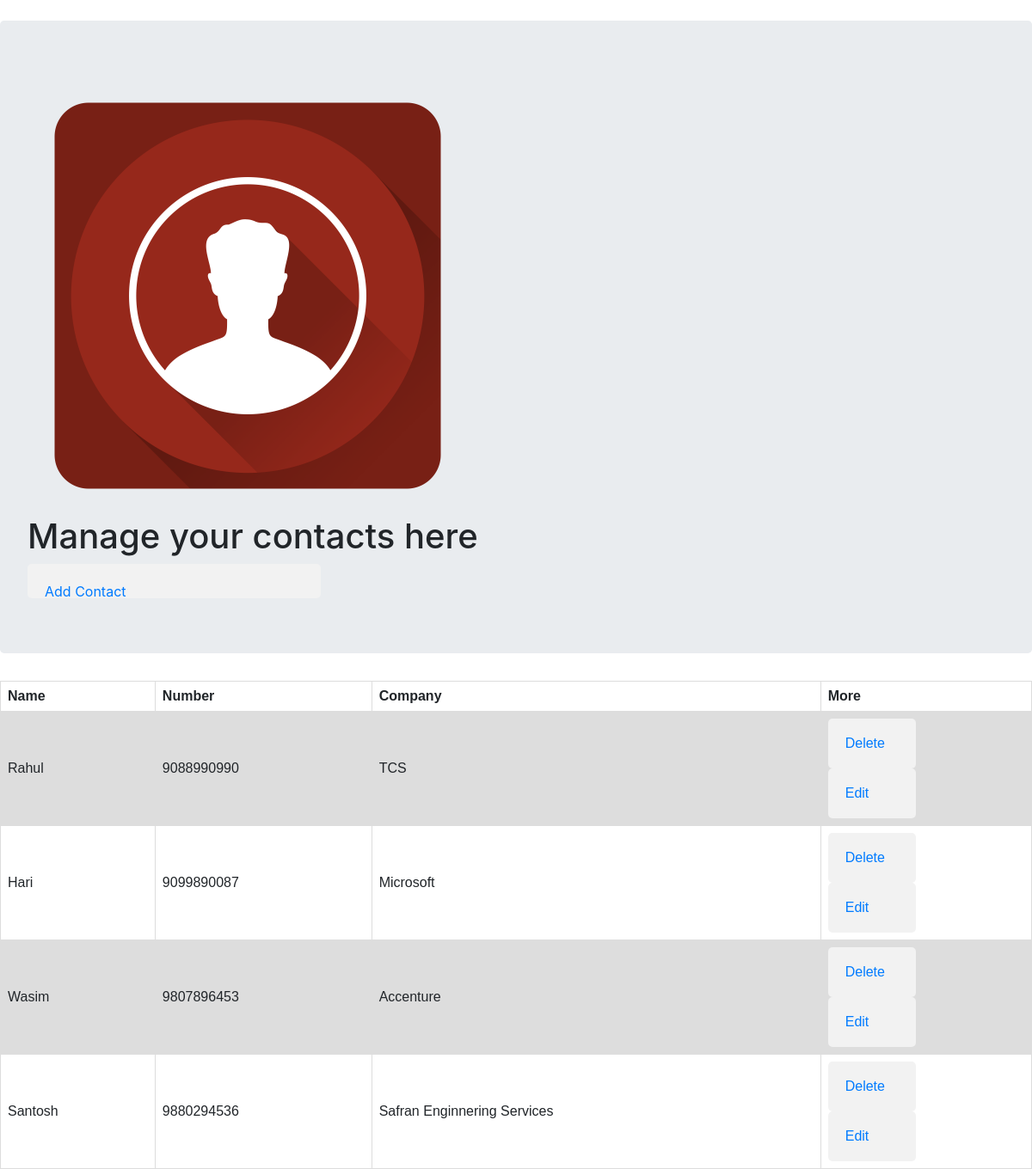
Before: / with the older database file.
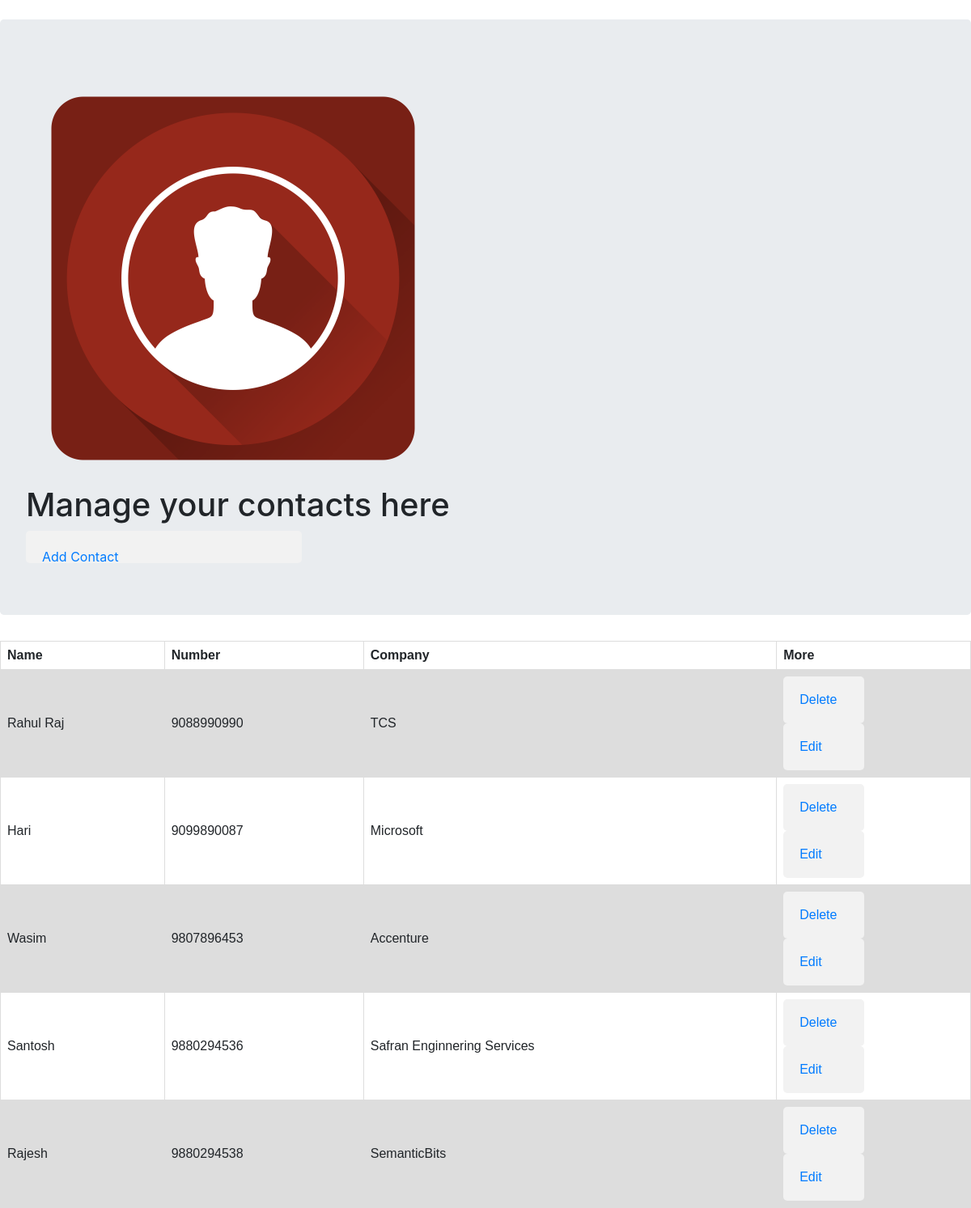
After: the same page with the newer database file.
### Contact/models.py (models this page shows, shortened)
class Contacts(models.Model):
    name = models.CharField(max_length=15, null = False, blank= False)
    Mobnum = models.IntegerField(primary_key=True)
    Company = models.CharField( max_length=15, null = False, blank= False)

### Contact/views.py (the view, shortened to what this page needs)
# urls.py: path('', views.show, name='showit'),
def show(request):
    if request.method == 'GET':
        leng = len(Contacts.objects.values())
        info = list(Contacts.objects.values())
        ctx = {'info': info, 'leng' : leng}
        return render(request, 'Notes_home.html', ctx)

### templates/Notes_home.html (shortened to what this page needs)
﻿<!DOCTYPE html>
{% load static %}
<html lang="en" xmlns="http://www.w3.org/1999/xhtml">
<head>
    <link rel="stylesheet" href="https://stackpath.bootstrapcdn.com/bootstrap/4.3.1/css/bootstrap.min.css">
</head>
<body>
    <div class="jumbotron">
        <img src="{% static 'Contacts-icon.png' %}" alt="Contacts Image" />
        <h1>Manage your contacts here</h1>
        <div style="height:5%;width:30%">
            <a href={% url 'addit' %}>Add Contact</a>
        </div>
    </div>
              {% if leng %}
                <table>
                      <tr>
                        <th>Name</th>
                        <th>Number</th>
                        <th>Company</th>
                        <th>More</th>
                      </tr>
                            {% for i in info %}
                                <tr>
                                {% for a, b in i.items %}
                                    {% if a == 'name' %}
                                        <td>{{b}}</td>
                                    {% endif %}
                                    {% if a == 'Mobnum' %}
                                        <td>{{b}}</td>
                                    {% endif %}
                                    {% if a == 'Company' %}
                                        <td>{{b}}</td>
                                    {% endif %}
                                {% endfor %}
                                    <td>
                                        <a href="{% url 'editit' i.Mobnum %}">
                                          <div style="height:5%;width:45%">
                                            Delete
                                          </div>
                                        </a>
                                        <a href="{% url 'modifyit' i.Mobnum %} ">
                                          <div style="height:5%;width:45%">
                                            Edit
                                          </div>
                                        </a>
                                    </td>
                                </tr>
                            {% endfor %}
                </table>
              {% else %}
                <p> No Contacts.</p>
              {% endif %}
</body>
</html>

### templates/Notes_home.html (style rules this page uses)
div { border-radius: 5px; background-color: #f2f2f2; padding: 20px; }
table { font-family: arial, sans-serif; border-collapse: collapse; width: 100%; }
td, th { border: 1px solid #dddddd; text-align: left; padding: 8px; }
tr:nth-child(even) { background-color: #dddddd; }

Changed rows visible on the page:
added Contacts: i "Rajesh", i "9880294538", i "SemanticBits"
Other visible differences:
new list line: "Rahul Raj"
list line gone: "Rahul"
